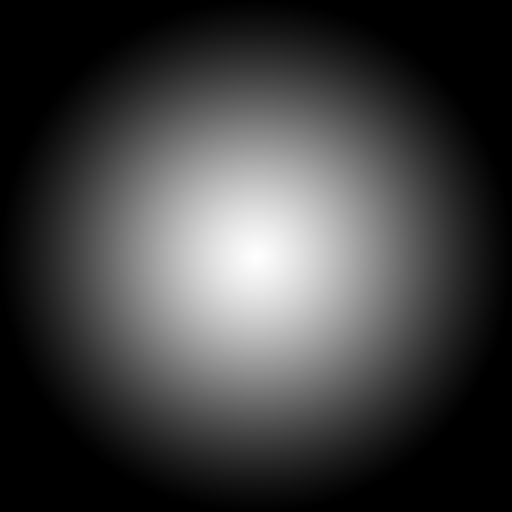
#> input picture src/gauss512.tif, 512 x 512 px
$ python OpticalFlowConv.py
#> lines starting #> are read from the running program, lines starting #| are printed output that depends on the picture; after the words box and inside, x2 and y2 are one past the last pixel; in counts of white or black regions, pixels touching at a corner belong together
### src/FFTkernel.py
"""
(c) felixschaller.com 2023 this kernel is intended to do Fast Fourier Transform Convolution on Image Maps
currently just supports single channel
"""

from scipy import datasets
import numpy as np
from scipy import signal

class FFTkernel2D:

    input = None
    kernel = None

    def __init__(self, input, kernel):
        self.input = input
        self.kernel = kernel
        self.kx, self.ky = kernel.shape[:2]
        self.w, self.h = input.shape[:2]


    def convolute(self):
        # half kernel size
        hkx = self.kx // 2
        hky = self.ky // 2
        mask = np.pad(np.ones((self.w,self.h)).astype(np.float32), [(hkx, hky), (hkx, hky)])

        # convolute input and mask
        fftc = signal.fftconvolve(self.input, self.kernel)
        fftm = signal.fftconvolve(mask, self.kernel)
        fftm_shape = fftm.shape[:2]
        normalized = fftc / fftm[hkx:(fftm_shape[0]-hkx), hky:(fftm_shape[1]-hky)]
        return normalized[hkx:(self.w+hkx), hky:(self.h+hky)]

### src/OpticalFlowConv.py
"""
Tests the Kernels find local minimas and the offset and plots it
"""

import matplotlib.pyplot as plt
import matplotlib.transforms as transforms
import matplotlib.tri as tri
import matplotlib.colors as cols
from matplotlib import cm
import numpy as np
from PIL import Image
from scipy import datasets, ndimage, spatial, fft
from scipy.signal import blackman
from FFTkernel import FFTkernel2D

def zcr(x):
    xzeros = np.expand_dims(np.zeros(x[0].shape[1]), axis =1)
    yzeros = np.expand_dims(np.zeros(x[0].shape[0]), axis=0)

    xdiff = np.append(np.diff(np.sign(x[1]), axis=1), xzeros, axis=1)+np.append(np.diff(np.sign(x[1]), axis=0), yzeros, axis=0)
    ydiff = np.append(np.diff(np.sign(x[0]), axis=0), yzeros,axis=0)+np.append(np.diff(np.sign(x[0]), axis=1), xzeros, axis=1)
    # np.where(np.diff(np.sign(gradA[0]), axis=0) * np.diff(np.sign(gradA[1]), axis=1) != 0)[0]
    return np.argwhere(xdiff+ydiff != 0)

def zcr1d(x):
    # yzeros = np.expand_dims(np.zeros(x.shape[0]), axis=0)

    xdiff = np.append(np.diff(np.sign(x)), [0])
    return np.argwhere(xdiff != 0)


def normZCR(x):
    xMin = np.min(x)
    xMax = np.max(x)
    xn = (2 * x - (xMax + xMin)) / (xMax - xMin)
    return zcr1d(xn)

def createTrackers(ra, rb, ga, gb):
    height = ra.shape[1]
    width = ra.shape[0]

    for i in range(0, width):
        allXA = np.array([])
        allXB = np.array([])
        allYA = np.array([])
        allYB = np.array([])
        lineA = ga[1][i]
        lineB = gb[1][i]
        ptxA = normZCR(lineA)
        ptxB = normZCR(lineB)
        ptxA = thresholdRem(ptxA, ra, i, 0.05)
        ptxB = thresholdRem(ptxB, rb, i, 0.05)
        if ptxA.shape[0] > 0:
            allXA = np.append(allXA, np.hstack(ptxA, np.linspace(i,0, ptxA.shape[0])))
        if ptxB.shape[0] > 0:
            allXB = np.append(allXB, np.hstack(ptxB, np.linspace(i, 0, ptxB.shape[0])))

        if ptxA.shape[0] > ptxB.shape[0]:
            unifyPts(ptxA, ptxB, i)
        elif ptxA.shape[0] < ptxB.shape[0]:
            unifyPts(ptxB, ptxA, i)

    # [10 lines of commented-out code are left out]


def unifyPts(arr, ref, index, thr, axis='x'):
    pass

def thresholdRem(pts, ref, i, axis = 'x'):
    return pts


def laplacianPyramid(kernels):

    last = kernels[str(resSteps[0])].convolute()
    results = {str(resSteps[0]): last}
    for i in range(1, len(resSteps)):
        new = kernels[str(resSteps[i])].convolute()
        results[str(resSteps[i])] = new - last
        last = new

    return results


if __name__ == '__main__':

    # ------------Step 1:
    # load kernel map for gaussian convolution
    kImage = Image.open("gauss512.tif")
#> kImage is the input picture: PIL image 512x512 L; min 0, max 255, mean 64.1

    # ------------Step 2: gaussian image Pyramid
    # create gaussian image pyramid
    resSteps = [256, 128, 64, 32, 16, 8, 4, 2 ]

    layer ='256'

    kernelMaps = { str(r) : np.asarray(kImage.resize((r,r))) for r in resSteps}
#> kernelMaps = 8 items

    # ------------ Step 2.5: load test images A and B
    # ac = datasets.ascent()
    a = np.asarray(Image.open("testIm3_A.png").convert('L'))
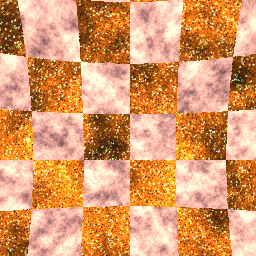
#> input picture src/testIm3_A.png, 256 x 256 px
    b = np.asarray(Image.open("testIm3_B.png").convert('L'))
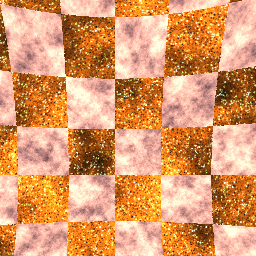
#> input picture src/testIm3_B.png, 256 x 256 px

    kernelsA = {str(r): FFTkernel2D(a, kernelMaps[str(r)]) for r in resSteps}
#> kernelsA = 8 items
    kernelsB = {str(r): FFTkernel2D(b, kernelMaps[str(r)]) for r in resSteps}
#> kernelsB = 8 items

    # ------------ Step 3: Convolute:
    # create gaussian image pyramid in buffer
    #resultsA = {str(r): kernelsA[str(r)].convolute() for r in resSteps}
    #resultsB = {str(r): kernelsB[str(r)].convolute() for r in resSteps}

    resultsA = laplacianPyramid(kernelsA)
#> in convolute, `fftm = signal.fftconvolve(mask, self.kernel)`:
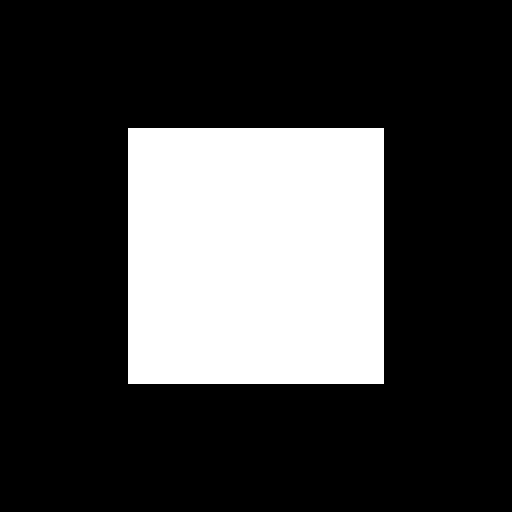
#> mask: shape (512, 512) float32; values 0 (black) and 1 (white), 25% white; 1 white region, box (x1, y1, x2, y2) and area: (128, 128, 384, 384) 65536
#> the loop in laplacianPyramid, `for i in range(1, len(resSteps)):` made 7 passes
#> pass 1, in convolute (call 2), `normalized = fftc / fftm[hkx:(fftm_shape[0]-hkx), hky:(fftm_shape[1]-h..`:
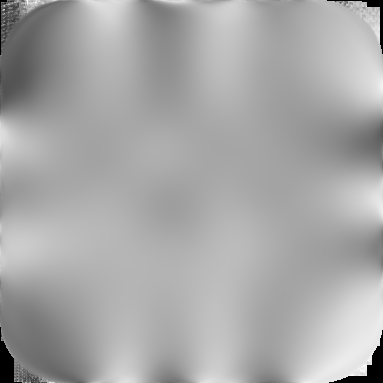
#> normalized: shape (383, 383) float64; min -0.000437, max 250.8, mean 164.8; drawn with min black and max white
#> resultsA = 8 items
    resultsB = laplacianPyramid(kernelsB)
#> resultsB = 8 items

    #prepare plots
    fig, ((ax_1, ax_2, ax_4, ax_8, ax_16), (ax_32, ax_64, ax_128, ax_256, ax_512)) = plt.subplots(2, 5, figsize=(15, 6), squeeze=True, sharex=False,
                       sharey=False)
    fig3D, ax = plt.subplots(subplot_kw={"projection": "3d"})

    # ----------- Step 4: analyze phase shift for Resolution 256 (lower resolution make no sense when kernel > input)
    ax_1.imshow(resultsA[layer], cmap='gray')
    ax_1.set_title('OriginalA')

    # create gradient of luminance of gaussian result for phase shift
    gradA = np.gradient(resultsA[layer])
#> gradA = 2 items
    gradB = np.gradient(resultsB[layer])
#> gradB = 2 items

    offsetA = resultsA[layer] - resultsB[layer]
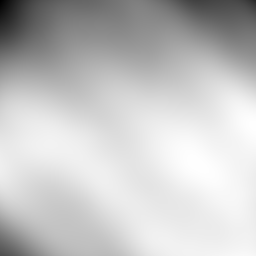
#> offsetA: shape (256, 256) float64; min -9.69, max 3.16, mean 0.212; drawn with min black and max white

    gradientOffs = np.gradient(offsetA)
#> gradientOffs = 2 items
    gradientOffsImg = np.dstack((gradientOffs[0],gradientOffs[1]))


    #b512 = fftc.convolute()
    #ax_512.imshow(resultsB['256'], cmap='gray', vmax=255, vmin=0)
    ax_512.set_title('ConvolutedB 256x256')


    #imshow(cols.hsv_to_rgb(
    #    np.dstack((np.absolute(np.angle(fftc) / np.pi + 1) / 2, np.ones(fftc.shape), abs_fftc / abs_fftc.max()))))

    #ax_256.imshow(offsetA, cmap='cool')


    mx = np.arange(0, 256, 1)
    my = np.arange(0, 256, 1)
    mx, my =  np.meshgrid(mx, my)

    #ax.plot_surface(mx, my, offsetA)
    ax.plot_surface(mx, my, np.sqrt(gradA[1]**2 + gradA[0]**2))
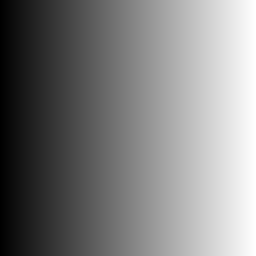
#> mx: shape (256, 256) int64; min 0, max 255, mean 127.5
    ax.plot_surface(mx, my, np.sqrt(gradB[1]**2 + gradB[0]**2))
    ax_256.set_title('delta')

    #gradA = np.gradient(resultsA['256'])

    gradImA = np.dstack((gradA[0], gradA[1]))
    gradImB = np.dstack((gradB[0], gradB[1]))
    #grad_abs = np.absolute(gradImA)


    # gradDiffIm = (gradImA.real - gradImB.real)+1j*(gradImA.imag - gradImB.imag)
    gradDiffIm = gradImA - gradImB
    # gradA2u = np.gradient(gradImA.real)
    # gradA2v = np.gradient(gradImA.imag)
    gradA2 = np.gradient(gradImA)
#> gradA2 = 3 items
    gradDiff2 = np.gradient(gradDiffIm)
#> gradDiff2 = 3 items


    # gradA2uvImg = gradA2u[1] + 1j * gradA2v[0]
    gradA2Img = np.dstack((gradA2[0], gradA2[1], gradA2[2]))
    gradDiff2Img = np.dstack((gradDiff2[0], gradDiff2[1], gradDiff2[2]))
    ax_128.imshow(np.sqrt(gradDiffIm[:,:,0]**2 + gradDiffIm[:,:,1]**2), cmap='gray')
    #ax_256.imshow(np.absolute((gradA2Img[:, :, 2]  + 1j * gradA2Img[:, :, 3]) # * (gradA2Img[:, :, 2] + 1j*gradA2Img[:, :, 3])     # + gradA2Img[:, :, 4] ** 2 + gradA2Img[:, :, 5] ** 2
     #               ),
      #            cmap='gray')

   # ax_256.imshow(np.sqrt(gradA2Img[:, :, 0]**2  +  gradA2Img[:, :, 1]**2 + gradA2Img[:, :, 2]**2  +  gradA2Img[:, :, 3]**2), cmap = 'gray')
    ax_256.imshow((np.absolute((gradA2Img[:,:,1] + 1j * gradA2Img[:,:,0]+gradA2Img[:,:,2] + 1j * gradA2Img[:,:,3])))/2)

    ax_128.set_title('GradientA Magnitude 256x256')

    ax_64.set_title('FFT A')
    ax_64.legend()


    ax_32.imshow(np.angle(gradientOffsImg[:,:,1] + 1j * gradientOffsImg[:,:,0], deg = True))
    ax_32.set_title('Gradient-Angle')

    nvec = 20  # Number of vectors to be displayed along each image dimension
    nl, nc = a.shape
#> nl = 256; nc = 256
    step = max(nl // nvec, nc // nvec)
#> step = 12

    y, x = np.mgrid[:nl:step, :nc:step]
    np.sqrt(gradDiffIm[:, :, 0] ** 2 + gradDiffIm[:, :, 1] ** 2)
    u_ = gradDiffIm[::step, ::step, 1]
    v_ = gradDiffIm[::step, ::step, 0]


    ax_32.quiver(x, y, u_, v_, color='r', units='dots',
               angles='xy', scale_units='xy', lw=3)


    # pxOffs = np.sqrt(gradA[1][128]**2 - offsetA[128]**2)
    ax_8.plot(gradA[1][128], label='gradA')
    ax_8.plot(gradB[1][128], label='gradB')
    ax_8.plot(gradientOffs[1][128], label='gradOffs')
    ax_8.plot(gradDiffIm[128,:, 1], label='1/grOff')
    ax_8.plot(gradA2Img[128, :,0 ]*10, label='1/gr2iReal')
    ax_8.plot(np.absolute(gradA2[1][128]) * 9, label='gr2Abs')
    ax_64.plot(gradA2[0][128,:,1], label='gr2(0)')
    ax_64.plot(gradA2[1][128, :, 1], label='gr2(1)')
    ax_64.plot(gradA2[2][128,:,1], label='gr2(3)')
    ax_64.plot(gradDiff2[0][128, :, 1], label='gd2(1)')
    ax_64.plot(gradDiff2[1][128, :, 1], label='gd2(2)')
    ax_64.plot(gradDiff2[2][128, :, 1], label='gd2(3)')
    ax_8.plot(np.sqrt(gradDiffIm[128,:,0]**2 + gradDiffIm[128,:,1]**2)/np.sqrt(gradA2Img[128,:,0]**2 + gradA2Img[128,:,1]**2 + gradA2Img[128,:,2]**2 + gradA2Img[128,:,3]**2), label='norm')
    ax_64.grid()
    # ax_8.imshow(gradB[1], cmap='gray')
    ax_8.set_title('gradB - X')
    ax_8.legend()
    ax_8.grid()

    ax_4.plot(resultsA[layer][65], label='a65')
    ax_4.plot(resultsB[layer][65], label='b65')
    ax_4.plot(gradA[1][65], label='gA65')
    ax_4.plot(offsetA[65], label='off56')
    ax_4.plot(resultsA[layer][128], label='a65')
    ax_4.plot(resultsB[layer][128], label='b65')
    ax_4.plot(gradA[1][128], label='gA65')
    ax_4.plot(offsetA[128], label='off56')
    ax_4.set_title('Result B')
    ax_4.legend()
    ax_4.grid()

    gaMin = np.min(gradA[1][128])
#> gaMin = -0.0669
    gaMax = np.max(gradA[1][128])
#> gaMax = 0.0217
    gbMin = np.min(gradB[1][128])
#> gbMin = -0.0621
    gbMax = np.max(gradB[1][128])
#> gbMax = 0.00769
    raMin = np.min(resultsA[layer][128])
#> raMin = 162.9
    raMax = np.max(resultsA[layer][128])
#> raMax = 169.7
    rbMin = np.min(resultsB[layer][128])
#> rbMin = 159.8
    rbMax = np.max(resultsB[layer][128])
#> rbMax = 168.3

    ra = (2 * resultsA[layer][128]-(raMax+raMin)) / (raMax-raMin)
#> ra = 256 values, max 1 at index 0, min -1 at index 255, mean 0.252
    rb = (2 * resultsB[layer][128]-(rbMax+rbMin)) / (rbMax-rbMin)
#> rb = 256 values, max 1 at index 0, min -1 at index 255, mean 0.246
    gdoMin = np.min(gradientOffs[0][128])
#> gdoMin = -0.0136
    gdoMax = np.max(gradientOffs[0][128])
#> gdoMax = 0.0527
    ga = (2*gradA[1][128]) / (gaMax-gaMin)
#> ga = 256 values, max 0.489 at index 125, min -1.51 at index 191, mean -0.603
    gb = (2*gradB[1][128]) / (gbMax-gbMin)
#> gb = 256 values, max 0.22 at index 100, min -1.78 at index 227, mean -0.95
    ax_2.plot(ga, label='gradA')
    ax_2.plot(gb, label='gradB')
    ax_2.grid()

    phA = np.arctan2(
        (resultsA[layer][128]-resultsA[layer][128].max())/(resultsA[layer][128].max() - resultsA[layer][128].min()),
        2*gradA[1][128]/(gradA[1].max()-gradA[1].min()))
#> phA = 256 values, max 3.14 at index 0, min -3.13 at index 1, mean -2.2
    phB = np.arctan2(
        (resultsB[layer][128] - resultsB[layer][128].max()) / (resultsB[layer][128].max() - resultsB[layer][128].min()),
        2 * gradB[1][128] / (gradB[1].max() - gradB[1].min()))
#> phB = 256 values, max 3.14 at index 0, min -3.13 at index 1, mean -2.26
    #ax_2.plot(phA, label='phaseA')
    #ax_2.plot(phB, label='phaseB')
    shift = 180*((phB - phA + np.pi)%(2*np.pi) - np.pi)/(np.pi)
#> shift = 256 values, max 45.82 at index 95, min -63.01 at index 133, mean -3.49

    #ax_2.plot(shift, label='phaseB')

    ax_2.plot(gradientOffs[1][128] - gradA[1][128])

    ax_2.plot((gradientOffs[1][128])/(gdoMax-gdoMin), label='gradOffs')
    rarbOffs = ra - rb
#> rarbOffs = 256 values, max 0.161 at index 38, min -0.162 at index 109, mean 0.00615

    #find zero crossing points of gradient in horizontal line => climax / gradient descent
    ptxA = normZCR(gradA[1][128])
#> in normZCR, `xMin = np.min(x)`: xMin = -0.0669
#> in normZCR, `xMax = np.max(x)`: xMax = 0.0217
#> in normZCR, `xn = (2 * x - (xMax + xMin)) / (xMax - xMin)`: xn = 256 values, max 1 at index 125, min -1 at index 191, mean -0.0921
#> in zcr1d, `xdiff = np.append(np.diff(np.sign(x)), [0])`: xdiff = 256 values, max 2 at index 36, min -2 at index 35, mean -0.00781
#> ptxA = [35, 36, 37, 83, 84, 86, 151]
    ptxB = normZCR(gradB[1][128])
#> ptxB = [43, 138]
    # find zero crossing points of gradient in vertical line
    ptyA = normZCR(gradA[0][:,128])
#> ptyA = [81, 248]
    ptyB = normZCR(gradB[0][:,128])
#> ptyB = [94]
    ffa2D = fft.fft2(gradImA)
    ffb2D = fft.fft2(gradImB)

    ax_16.imshow(resultsB[layer], cmap='gray')


    #ax_512.imshow(np.sqrt(gradA2[0][:,:,0]**2 + gradA2[0][:,:,1]**2 + gradA2[1][:,:,0]**2 + gradA2[1][:,:,1]**2), cmap='gray') #, vmin='0', vmax='70')
    ax_512.imshow(2*np.absolute((gradDiffIm[:,:,0] + 1j* gradDiffIm[:,:,1]) / (np.absolute((gradA2Img[:,:,1] + 1j * gradA2Img[:,:,0]+gradA2Img[:,:,2] + 1j * gradA2Img[:,:,3])))),
        cmap='gray', vmin='0', vmax='70')

    # [20 lines of commented-out code are left out]
    ax_2.legend()
    ax_2.set_title("Gradients")
    ax_64.legend()


    fig.show()
#> figure, not shown here; panel 2: curve peaks at x = 125, y = 0.489; panel 2: curve peaks at x = 100, y = 0.22; panel 2: curve peaks at x = 227, y = 0.0621; panel 3: curve peaks at x = 109, y = 164.4
    fig3D.show()
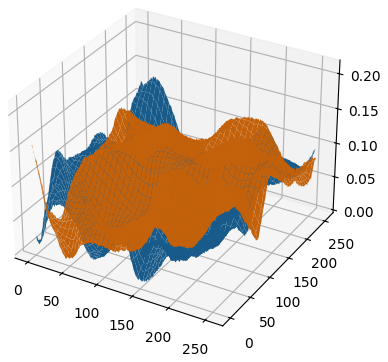
#> figure drawn by matplotlib, 1 panel
    plt.waitforbuttonpress()
